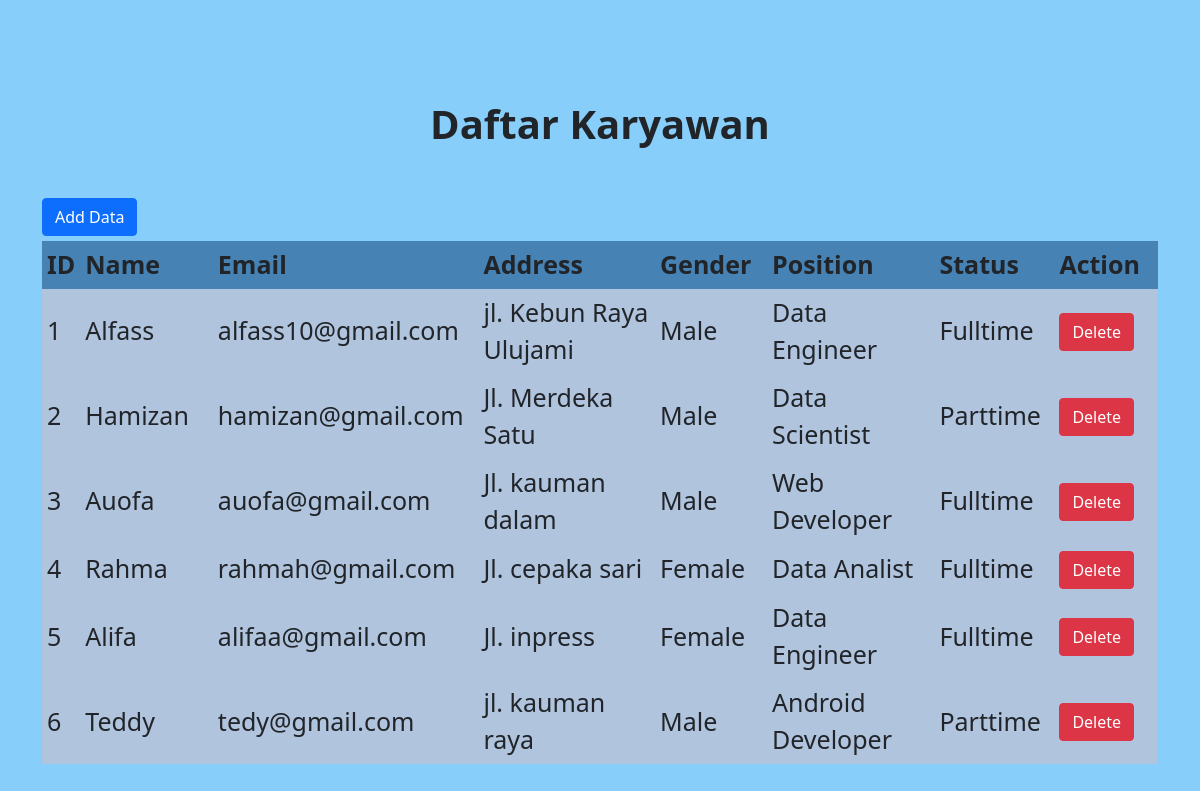
The page / on the database its author committed.
### tables this page shows
CREATE TABLE `karyawan` (
  `id` int(11) NOT NULL,
  `name` varchar(255) NOT NULL,
  `email` varchar(255) NOT NULL,
  `address` varchar(255) NOT NULL,
  `gender` varchar(10) NOT NULL,
  `position` varchar(255) NOT NULL,
  `status` varchar(20) NOT NULL
);

### koneksi.php (called while the page is built, shortened)
<?php
$koneksi = mysqli_connect("localhost", "root", "", "praktikum9");
function query($query)
{
  global $koneksi;
  $data = mysqli_query($koneksi, $query);
  $karyawans = [];
  while ($karyawan = mysqli_fetch_assoc($data)) {
    $karyawans[] = $karyawan;
  }
  return $karyawans;
}

### index.php (the view, shortened to what this page needs)
<?php
require 'koneksi.php';
$karyawan = query("SELECT * FROM karyawan");
?>
<!DOCTYPE html>
<html lang="en">
<head>
  <link href="https://cdn.jsdelivr.net/npm/bootstrap@5.1.3/dist/css/bootstrap.min.css" rel="stylesheet"
>
</head>
<body>
  <h1>
    Daftar Karyawan
  </h1>
  <div class="container" style="width: 100%;">
    <div class="flex-container">
      <a href="add.php" class="btn btn-primary" style="margin-right: 15%; margin-bottom: 5px;">Add Data</a>
    </div>
    <table align="center" cellpadding="5" cellspacing="0">
      <tr style="background-color: steelblue;" height="30px">
        <th width="20px">ID</th>
        <th width="200px">Name</th>
        <th width="300px">Email</th>
        <th width="400px">Address</th>
        <th width="150px">Gender</th>
        <th width="300px">Position</th>
        <th width="150px">Status</th>
        <th width="150px">Action</th>
      </tr>
      <?php foreach ((array)$karyawan as $item) : ?>
      <tr style="background-color: lightsteelblue;" height="30px">
        <td width="20px"><?= $item["id"] ?></td>
        <td width="200px"><?= $item["name"] ?></td>
        <td width="300px"><?= $item["email"] ?></td>
        <td width="400px"><?= $item["address"] ?></td>
        <td width="150px"><?= $item["gender"] ?></td>
        <td width="300px"><?= $item["position"] ?></td>
        <td width="150px"><?= $item["status"] ?></td>
        <td width="150px"><a href="delete.php?id=<?= $item['id']; ?>" class="btn btn-danger"
            onclick="return confirm('Apakah yakin data akan dihapus ?')">Delete</a>
        </td>
      </tr>
      <?php endforeach ?>
    </table>
  </div>
</body>
</html>

### index.php (style rules this page uses)
body { background-color: lightskyblue; }
h1 { text-align: center; margin-top: 100px; font-weight: bolder; }
.container { margin-top: 50px; font-size: 25px; }

### rows shown on the page
karyawan: id "1", name "Alfass", email "alfass10@gmail.com", address "jl. Kebun Raya Ulujami", gender "Male", position "Data Engineer", status "Fulltime"
karyawan: id "2", name "Hamizan", email "hamizan@gmail.com", address "Jl. Merdeka Satu", gender "Male", position "Data Scientist", status "Parttime"
karyawan: id "3", name "Auofa", email "auofa@gmail.com", address "Jl. kauman dalam", gender "Male", position "Web Developer", status "Fulltime"
karyawan: id "4", name "Rahma", email "rahmah@gmail.com", address "Jl. cepaka sari", gender "Female", position "Data Analist", status "Fulltime"
karyawan: id "5", name "Alifa", email "alifaa@gmail.com", address "Jl. inpress", gender "Female", position "Data Engineer", status "Fulltime"
karyawan: id "6", name "Teddy", email "tedy@gmail.com", address "jl. kauman raya", gender "Male", position "Android Developer", status "Parttime"
